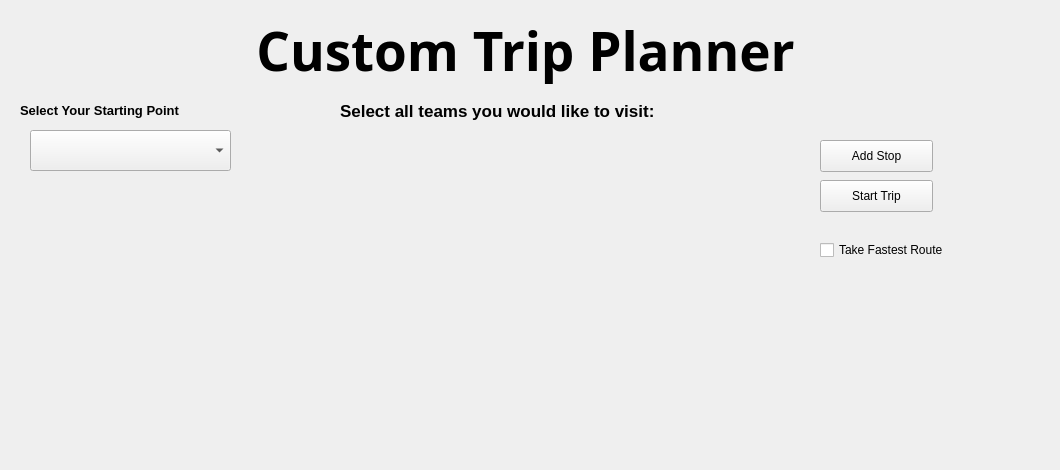
    <widget class="QWidget" name="CustomTripPage">
     <widget class="QComboBox" name="comboBox_customStartPoint">
      <property name="geometry">
       <rect>
        <x>30</x>
        <y>130</y>
        <width>201</width>
        <height>41</height>
       </rect>
      </property>
     </widget>
     <widget class="QLabel" name="label_12">
      <property name="geometry">
       <rect>
        <x>20</x>
        <y>100</y>
        <width>231</width>
        <height>20</height>
       </rect>
      </property>
      <property name="font">
       <font>
        <pointsize>10</pointsize>
        <weight>75</weight>
        <bold>true</bold>
       </font>
      </property>
      <property name="text">
       <string>Select Your Starting Point</string>
      </property>
     </widget>
     <widget class="QLabel" name="label_21">
      <property name="geometry">
       <rect>
        <x>340</x>
        <y>100</y>
        <width>541</width>
        <height>21</height>
       </rect>
      </property>
      <property name="font">
       <font>
        <pointsize>13</pointsize>
        <weight>75</weight>
        <bold>true</bold>
       </font>
      </property>
      <property name="text">
       <string>Select all teams you would like to visit:</string>
      </property>
     </widget>
     <widget class="QPushButton" name="pushButton_StartCustomTrip">
      <property name="geometry">
       <rect>
        <x>820</x>
        <y>180</y>
        <width>113</width>
        <height>32</height>
       </rect>
      </property>
      <property name="cursor">
       <cursorShape>PointingHandCursor</cursorShape>
      </property>
      <property name="accessibleName">
       <string>redButton</string>
      </property>
      <property name="text">
       <string>Start Trip</string>
      </property>
     </widget>
     <widget class="QPushButton" name="pushButton_AddCustomStop">
      <property name="geometry">
       <rect>
        <x>820</x>
        <y>140</y>
        <width>113</width>
        <height>32</height>
       </rect>
      </property>
      <property name="cursor">
       <cursorShape>PointingHandCursor</cursorShape>
      </property>
      <property name="accessibleName">
       <string>redButton</string>
      </property>
      <property name="text">
       <string>Add Stop</string>
      </property>
     </widget>
     <widget class="QLabel" name="label_TransparentBackground_10">
      <property name="geometry">
       <rect>
        <x>340</x>
        <y>130</y>
        <width>431</width>
        <height>331</height>
       </rect>
      </property>
      <property name="accessibleName">
       <string>transparentBar</string>
      </property>
      <property name="styleSheet">
       <string notr="true">	background-color: rgba(31, 34, 31, .30);

	border-radius: 5px;
</string>
      </property>
      <property name="text">
       <string/>
      </property>
     </widget>
     <widget class="QTableView" name="tableView_CustomStopsTable">
      <property name="geometry">
       <rect>
        <x>340</x>
        <y>130</y>
        <width>431</width>
        <height>321</height>
       </rect>
      </property>
      <property name="font">
       <font>
        <family>Harmonia Sans Pro,Arial,sans-serif</family>
        <pointsize>15</pointsize>
        <weight>75</weight>
        <bold>true</bold>
       </font>
      </property>
      <property name="styleSheet">
       <string notr="true">font-family:'Harmonia Sans Pro,Arial,sans-serif';
color: white;
background-color: transparent;

</string>
      </property>
      <property name="frameShape">
       <enum>QFrame::NoFrame</enum>
      </property>
      <property name="frameShadow">
       <enum>QFrame::Plain</enum>
      </property>
      <property name="verticalScrollBarPolicy">
       <enum>Qt::ScrollBarAlwaysOff</enum>
      </property>
      <property name="sizeAdjustPolicy">
       <enum>QAbstractScrollArea::AdjustToContents</enum>
      </property>
      <property name="verticalScrollMode">
       <enum>QAbstractItemView::ScrollPerItem</enum>
      </property>
      <property name="showGrid">
       <bool>false</bool>
      </property>
      <property name="wordWrap">
       <bool>false</bool>
      </property>
      <property name="cornerButtonEnabled">
       <bool>false</bool>
      </property>
      <attribute name="horizontalHeaderVisible">
       <bool>false</bool>
      </attribute>
      <attribute name="horizontalHeaderHighlightSections">
       <bool>false</bool>
      </attribute>
      <attribute name="verticalHeaderVisible">
       <bool>false</bool>
      </attribute>
      <attribute name="verticalHeaderHighlightSections">
       <bool>false</bool>
      </attribute>
     </widget>
     <widget class="QLabel" name="label_customTripHeader_4">
      <property name="geometry">
       <rect>
        <x>0</x>
        <y>10</y>
        <width>1051</width>
        <height>81</height>
       </rect>
      </property>
      <property name="font">
       <font>
        <family>Harmonia Sans Pro,Arial,sans-serif</family>
        <pointsize>40</pointsize>
        <weight>75</weight>
        <bold>true</bold>
       </font>
      </property>
      <property name="accessibleName">
       <string>darkText</string>
      </property>
      <property name="text">
       <string>Custom Trip Planner</string>
      </property>
      <property name="alignment">
       <set>Qt::AlignCenter</set>
      </property>
     </widget>
     <widget class="QCheckBox" name="checkBox_takeFastestRoute">
      <property name="geometry">
       <rect>
        <x>820</x>
        <y>240</y>
        <width>151</width>
        <height>20</height>
       </rect>
      </property>
      <property name="text">
       <string>Take Fastest Route </string>
      </property>
     </widget>
    </widget>
